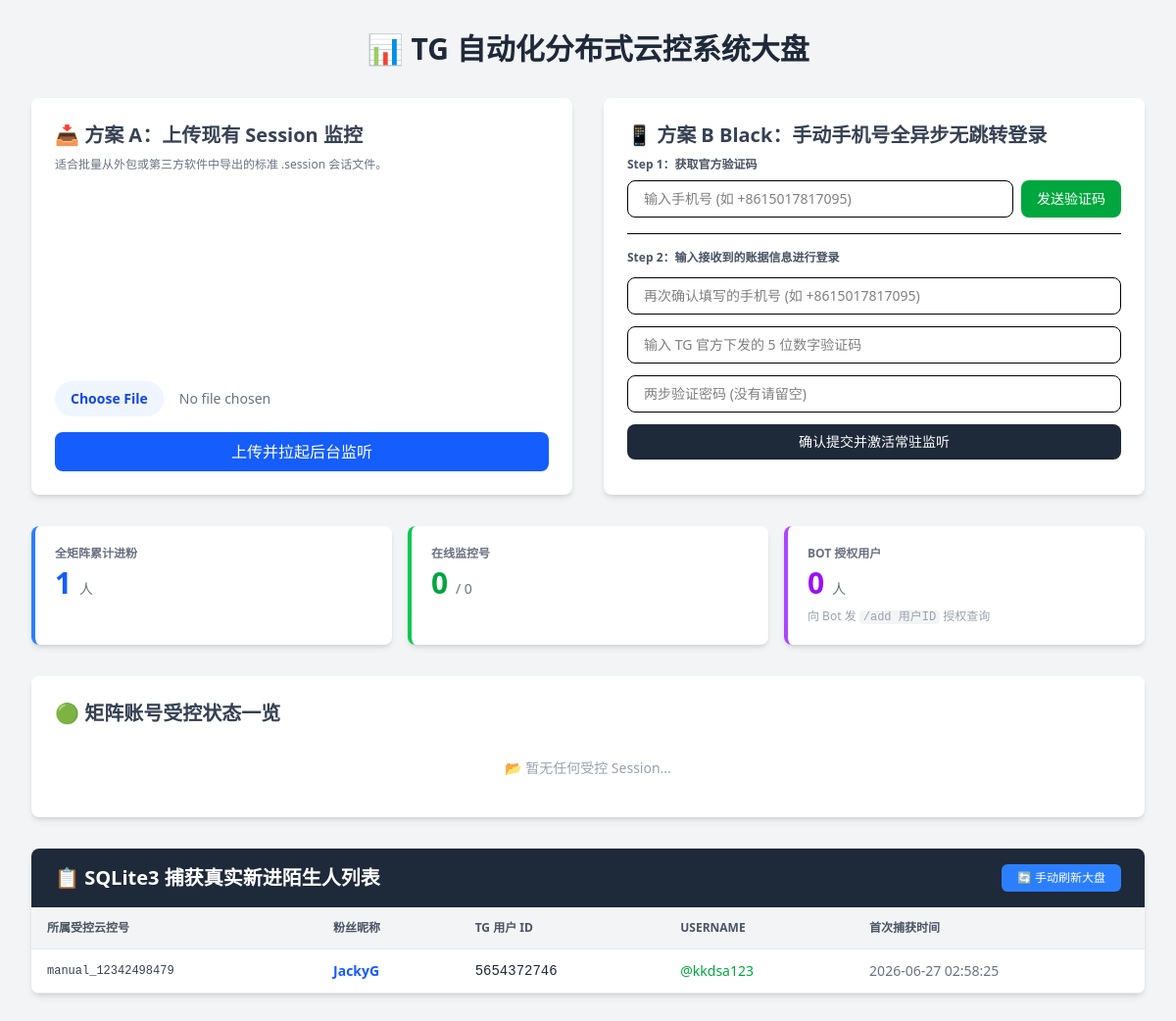
The page / on the database its author committed.
### tables this page shows
CREATE TABLE strangers (
            id INTEGER PRIMARY KEY AUTOINCREMENT,
            session_name TEXT,
            user_id INTEGER,
            username TEXT,
            full_name TEXT,
            created_at TEXT,
            UNIQUE(session_name, user_id)
        );

### main_web.py (the view)
@app.get("/", response_class=HTMLResponse)
async def index(request: Request):
    logs, counts = await asyncio.to_thread(get_stats)
    matrix_counts = build_matrix_counts_display(counts)
    total_fans = sum(matrix_counts.values())
    existing_sessions = await asyncio.to_thread(list_matrix_session_names)
    active_sessions = list(running_clients.keys())
    return templates.TemplateResponse(
        request,
        "index.html",
        {
            "logs": logs,
            "counts": counts,
            "matrix_counts": matrix_counts,
            "total_fans": total_fans,
            "existing_sessions": existing_sessions,
            "active_sessions": active_sessions,
            "whitelist": await asyncio.to_thread(get_whitelist),
        },
    )

### main_web.py (called while the page is built)
def _db_connect():
    conn = sqlite3.connect(DB_FILE, timeout=30)
    conn.execute("PRAGMA journal_mode=WAL")
    conn.execute("PRAGMA busy_timeout=30000")
    return conn

def get_whitelist() -> list[int]:
    conn = _db_connect()
    cursor = conn.cursor()
    cursor.execute("SELECT user_id FROM whitelist ORDER BY added_at DESC")
    rows = cursor.fetchall()
    conn.close()
    return [r[0] for r in rows]

def get_stats():
    conn = _db_connect()
    cursor = conn.cursor()
    cursor.execute("SELECT session_name, user_id, username, full_name, created_at FROM strangers ORDER BY id DESC")
    rows = cursor.fetchall()
    cursor.execute("SELECT session_name, COUNT(*) FROM strangers GROUP BY session_name")
    counts = dict(cursor.fetchall())
    conn.close()
    logs = []
    for r in rows:
        logs.append({
            "session": r[0], "user_id": r[1], "username": r[2],
            "full_name": r[3], "created_at": r[4]
        })
    return logs, counts

def get_matrix_counts(counts: dict) -> dict[str, int]:
    return {k: v for k, v in counts.items() if "bot" not in k.lower()}

def list_matrix_session_names() -> list[str]:
    if not os.path.isdir("sessions"):
        return []
    return sorted(
        f.replace(".session", "")
        for f in os.listdir("sessions")
        if f.endswith(".session") and not should_skip_matrix_session(f.replace(".session", ""))
    )

def build_matrix_counts_display(counts: dict) -> dict[str, int]:
    db_counts = get_matrix_counts(counts)
    display = {name: db_counts.get(name, 0) for name in list_matrix_session_names()}
    for name, count in db_counts.items():
        if name not in display:
            display[name] = count
    return display

### templates/index.html (shortened to what this page needs)
<!doctype html>
<html lang="zh-CN">
  <head>
    <script src="https://cdn.jsdelivr.net/npm/@tailwindcss/browser@4"></script>
  </head>
  <body class="bg-gray-100 font-sans p-8">
    <div class="max-w-7xl mx-auto">
      <h1 class="text-3xl font-bold text-gray-800 mb-8 text-center">
        📊 TG 自动化分布式云控系统大盘
      </h1>
      <div class="grid grid-cols-1 md:grid-cols-2 gap-8 mb-8">
        <div
          class="bg-white p-6 rounded-lg shadow-md flex flex-col justify-between"
        >
          <div>
            <h2 class="text-xl font-semibold text-gray-700 mb-2">
              📥 方案 A：上传现有 Session 监控
            </h2>
            <p class="text-xs text-gray-500 mb-4">
              适合批量从外包或第三方软件中导出的标准 .session 会话文件。
            </p>
          </div>
          <form
            action="/upload_session"
            method="post"
            enctype="multipart/form-data"
            class="space-y-4"
          >
            <input
              type="file"
              name="file"
              accept=".session"
              class="block w-full text-sm text-gray-500 file:mr-4 file:py-2 file:px-4 file:rounded-full file:border-0 file:text-sm file:font-semibold file:bg-blue-50 file:text-blue-700 hover:file:bg-blue-100"
              required
            />
            <button
              type="submit"
              class="w-full bg-blue-600 text-white py-2 rounded-lg font-medium hover:bg-blue-700 transition"
            >
              上传并拉起后台监听
            </button>
          </form>
        </div>
        <div class="bg-white p-6 rounded-lg shadow-md">
          <h2 class="text-xl font-semibold text-gray-700 mb-2">
            📱 方案 B Black：手动手机号全异步无跳转登录
          </h2>
          <div class="space-y-2">
            <label class="text-xs font-bold text-gray-600 block"
              >Step 1：获取官方验证码</label
            >
            <div class="flex gap-2">
              <input
                type="text"
                id="phone_input"
                placeholder="输入手机号 (如 +8615017817095)"
                class="flex-1 px-4 py-2 border rounded-lg text-sm focus:outline-none focus:ring-2 focus:ring-green-500"
                required
              />
              <button
                type="button"
                id="send_code_btn"
                onclick="sendSmsCode()"
                class="bg-green-600 text-white px-4 py-2 rounded-lg text-sm font-medium hover:bg-green-700 transition flex items-center justify-center min-w-[100px]"
              >
                <span id="btn_text_1">发送验证码</span>
              </button>
            </div>
          </div>
          <div class="space-y-3 mt-4 border-t pt-4">
            <label class="text-xs font-bold text-gray-600 block"
              >Step 2：输入接收到的账据信息进行登录</label
            >
            <input
              type="text"
              id="confirm_phone"
              placeholder="再次确认填写的手机号 (如 +8615017817095)"
              class="w-full px-4 py-2 border rounded-lg text-sm focus:outline-none"
              required
            />
            <input
              type="text"
              id="login_code"
              placeholder="输入 TG 官方下发的 5 位数字验证码"
              class="w-full px-4 py-2 border rounded-lg text-sm focus:outline-none focus:ring-2 focus:ring-green-500"
              required
            />
            <input
              type="password"
              id="login_password"
              placeholder="两步验证密码 (没有请留空)"
              class="w-full px-4 py-2 border rounded-lg text-sm focus:outline-none focus:ring-2 focus:ring-green-500"
            />
            <button
              type="button"
              id="submit_login_btn"
              onclick="submitLoginInfo()"
              class="w-full bg-gray-800 text-white py-2 rounded-lg text-sm font-medium hover:bg-black transition flex items-center justify-center"
            >
              <span id="btn_text_2">确认提交并激活常驻监听</span>
            </button>
          </div>
        </div>
      </div>
      <div class="grid grid-cols-1 md:grid-cols-3 gap-4 mb-8">
        <div class="bg-white p-5 rounded-lg shadow-md border-l-4 border-blue-500">
          <p class="text-xs text-gray-500 uppercase font-bold">全矩阵累计进粉</p>
          <p class="text-3xl font-bold text-blue-600 mt-1">{{ total_fans }} <span class="text-sm font-normal text-gray-500">人</span></p>
        </div>
        <div class="bg-white p-5 rounded-lg shadow-md border-l-4 border-green-500">
          <p class="text-xs text-gray-500 uppercase font-bold">在线监控号</p>
          <p class="text-3xl font-bold text-green-600 mt-1">{{ active_sessions|length }} <span class="text-sm font-normal text-gray-500">/ {{ existing_sessions|length }}</span></p>
        </div>
        <div class="bg-white p-5 rounded-lg shadow-md border-l-4 border-purple-500">
          <p class="text-xs text-gray-500 uppercase font-bold">Bot 授权用户</p>
          <p class="text-3xl font-bold text-purple-600 mt-1">{{ whitelist|length }} <span class="text-sm font-normal text-gray-500">人</span></p>
          <p class="text-xs text-gray-400 mt-2">向 Bot 发 <code class="bg-gray-100 px-1 rounded">/add 用户ID</code> 授权查询</p>
        </div>
      </div>
      <div class="bg-white p-6 rounded-lg shadow-md mb-8">
        <h2 class="text-xl font-semibold text-gray-700 mb-4">
          🟢 矩阵账号受控状态一览
        </h2>
        <div class="grid grid-cols-2 md:grid-cols-4 gap-4">
          {% if not existing_sessions %}
          <p class="text-sm text-gray-400 col-span-4 py-4 text-center">
            📂 暂无任何受控 Session...
          </p>
          {% endif %}
        </div>
      </div>
      <div class="bg-white rounded-lg shadow-md overflow-hidden">
        <div class="px-6 py-4 bg-gray-800 flex justify-between items-center">
          <h2 class="text-xl font-semibold text-white">
            📋 SQLite3 捕获真实新进陌生人列表
          </h2>
          <button
            onclick="window.location.reload()"
            class="bg-blue-500 text-white text-xs px-4 py-1.5 rounded-md font-medium hover:bg-blue-600 transition"
          >
            🔄 手动刷新大盘
          </button>
        </div>
        <div class="overflow-x-auto">
          <table class="w-full text-left border-collapse">
            <thead>
              <tr
                class="bg-gray-100 text-gray-600 uppercase text-xs font-bold leading-normal"
              >
                <th class="py-3 px-6 border-b border-gray-200">
                  所属受控云控号
                </th>
                <th class="py-3 px-6 border-b border-gray-200">粉丝昵称</th>
                <th class="py-3 px-6 border-b border-gray-200">TG 用户 ID</th>
                <th class="py-3 px-6 border-b border-gray-200">Username</th>
                <th class="py-3 px-6 border-b border-gray-200">首次捕获时间</th>
              </tr>
            </thead>
            <tbody class="text-gray-600 text-sm font-light">
              {% for log in logs %}
              <tr class="border-b border-gray-200 hover:bg-gray-50 transition">
                <td class="py-3 px-6 font-mono text-xs text-gray-700">
                  {{ log.session }}
                </td>
                <td class="py-3 px-6 font-semibold text-blue-600">
                  {{ log.full_name }}
                </td>
                <td class="py-3 px-6 font-mono text-gray-800">
                  {{ log.user_id }}
                </td>
                <td class="py-3 px-6 font-medium text-green-600">
                  {{ log.username }}
                </td>
                <td class="py-3 px-6 text-gray-500">{{ log.created_at }}</td>
              </tr>
              {% endfor %}
            </tbody>
          </table>
        </div>
      </div>
    </div>
  </body>
</html>

### templates/index.html (style rules this page uses)
body { margin: 0; font-family: system-ui, sans-serif; }
.max-w-7xl { max-width: 80rem; margin: 0 auto; }
table { width: 100%; border-collapse: collapse; }
th, td { padding: 0.75rem 1rem; border-bottom: 1px solid #e5e7eb; }

### rows shown on the page
strangers: session "manual_12342498479", full_name "JackyG", user_id "5654372746", username "@kkdsa123", created_at "2026-06-27 02:58:25"

### other values the page prints
{{ total_fans }} "1"
{{ active_sessions|length }} "0"
{{ existing_sessions|length }} "0"
{{ whitelist|length }} "0"
